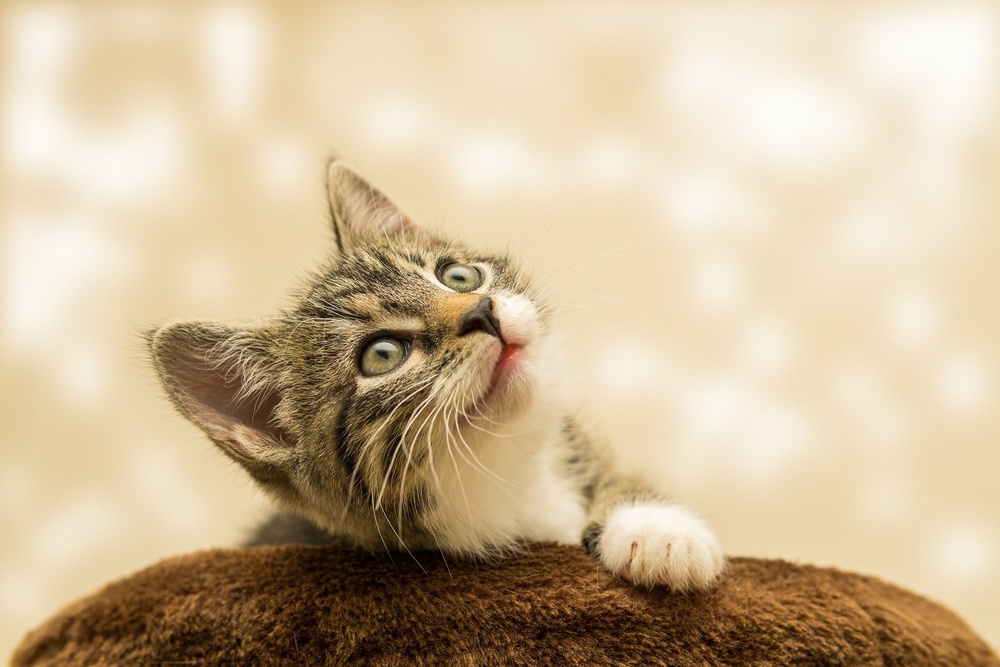
#> input picture JSY8869/EXAMPLE/test.jpg, 1000 x 667 px, shrunk from 1920 x 1280 before the run, found by its file name
$ python EX6.py
#> lines starting #> are read from the running program, lines starting #| are printed output that depends on the picture
import cv2

src = cv2.imread("C:/Users/Jason/Desktop/github/OpenCV/JSY8869/EXAMPLE/test.jpg", cv2.IMREAD_COLOR)
#> src is the input picture: shape (667, 1000, 3); mean B, G, R 154, 184.7, 204.1

height, width, channel = src.shape
#> height = 667; width = 1000; channel = 3
matrix = cv2.getRotationMatrix2D((width/2, height/2), 90, 1)
dst = cv2.warpAffine(src, matrix, (width, height))
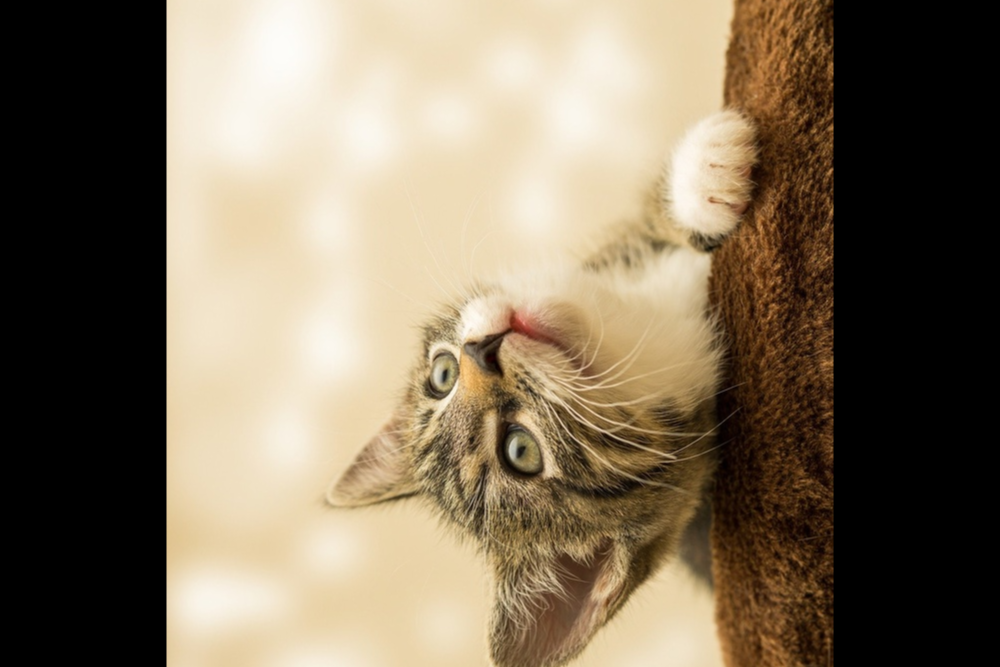
#> dst: shape (667, 1000, 3); mean B, G, R 93.7, 114.4, 128.2

cv2.imshow("src", src)
cv2.imshow("dst", dst)
cv2.waitKey(0)
cv2.destroyAllWindows()
